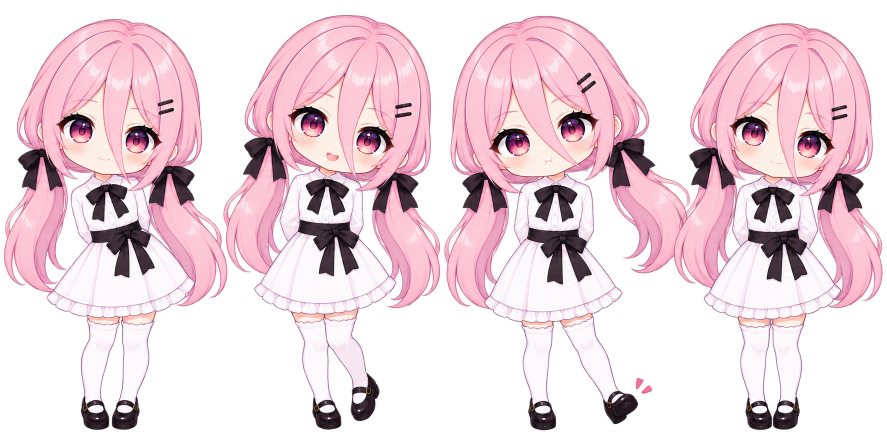
#> input picture generated_images/body_bored.png, 1774 x 887 px (shown at 1/2 size)
$ python scale_overlay.py -f ../generated_images -s 1.0
#> lines starting #> are read from the running program, lines starting #| are printed output that depends on the picture
"""
Project Wisp — Standalone Overlay & Pupil Rescaler Tool
======================================================
Rescales already sliced 512x512 overlay sprites (pupils, faces, props)
by a customizable multiplier without modifying or breaking any existing
core pipeline scripts.

Usage:
  .venv/bin/python scripts/scale_overlay.py --folder public/assets/sprites/faces/pupils --scale 0.65
  .venv/bin/python scripts/scale_overlay.py --folder public/assets/sprites/faces/pupils --scale 0.70 --offset-y -5
  .venv/bin/python scripts/scale_overlay.py --help
"""

import argparse
import glob
import os
import sys
from PIL import Image

try:
    RESAMPLE_FILTER = Image.Resampling.LANCZOS
except AttributeError:
    RESAMPLE_FILTER = Image.LANCZOS


def rescale_sprites_in_folder(
    folder_path: str,
    scale_factor: float,
    offset_x: int = 0,
    offset_y: int = 0,
    backup: bool = True,
) -> int:
    """
    Finds all PNG files in folder_path, crops to non-transparent bbox,
    rescales by scale_factor, and pastes back centered (with optional offset)
    onto a 512x512 transparent canvas.
    """
#> called with folder_path = '../generated_images', scale_factor = 1, offset_x = 0, offset_y = 0, backup = True
    if not os.path.isdir(folder_path):
        print(f"[ERROR] Directory not found: {folder_path}", file=sys.stderr)
        return 0

    png_files = sorted(glob.glob(os.path.join(folder_path, "*.png")))
    if not png_files:
        print(f"[WARN] No PNG files found in {folder_path}")
        return 0

    processed_count = 0

    for file_path in png_files:
        if file_path.endswith(".bak.png") or file_path.endswith(".bak"):
            continue

        try:
            img = Image.open(file_path).convert("RGBA")
#> img is the input picture: PIL image 1774x887 RGBA; mean R, G, B, A 131.3, 107.2, 115.1, 136
            bbox = img.getbbox()
#> bbox = (0, 0, 1774, 869)
            if not bbox:
                continue

            orig_cx = (bbox[0] + bbox[2]) // 2
#> orig_cx = 887
            orig_cy = (bbox[1] + bbox[3]) // 2
#> orig_cy = 434

            cropped = img.crop(bbox)
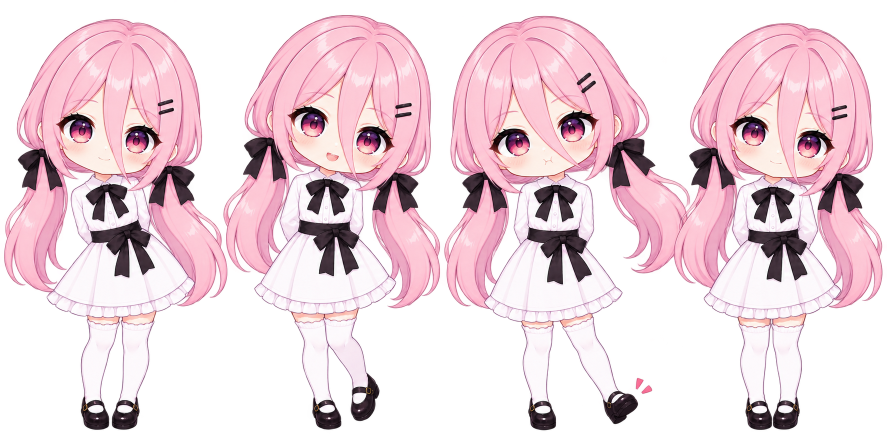
#> cropped: PIL image 1774x869 RGBA (shown at 1/2 size); mean R, G, B, A 134, 109.4, 117.5, 138.8; transparent parts drawn white
            cw, ch = cropped.size
#> cw = 1774; ch = 869

            new_w = max(1, int(round(cw * scale_factor)))
#> new_w = 1774
            new_h = max(1, int(round(ch * scale_factor)))
#> new_h = 869

            resized = cropped.resize((new_w, new_h), RESAMPLE_FILTER)

            # Center at original center plus optional offset
            target_cx = orig_cx + offset_x
#> target_cx = 887
            target_cy = orig_cy + offset_y
#> target_cy = 434

            pos_x = target_cx - (new_w // 2)
#> pos_x = 0
            pos_y = target_cy - (new_h // 2)
#> pos_y = 0

            canvas = Image.new("RGBA", img.size, (0, 0, 0, 0))
#> canvas: PIL image 1774x887 RGBA; every value is 0
            canvas.paste(resized, (pos_x, pos_y), resized)

            bak_path = file_path + ".bak.png"
            if backup and not os.path.exists(bak_path):
                img.save(bak_path, format="PNG")

            canvas.save(file_path, "PNG")
            processed_count += 1
            print(f"  [OK] Rescaled: {os.path.basename(file_path)} ({cw}x{ch} -> {new_w}x{new_h})")
#|   [OK] Rescaled: body_bored.png (1774x869 -> 1774x869)

        except Exception as e:
            print(f"  [FAIL] Could not process {file_path}: {e}", file=sys.stderr)
#> pass 2 of the loop in rescale_sprites_in_folder, `for file_path in png_files:`:
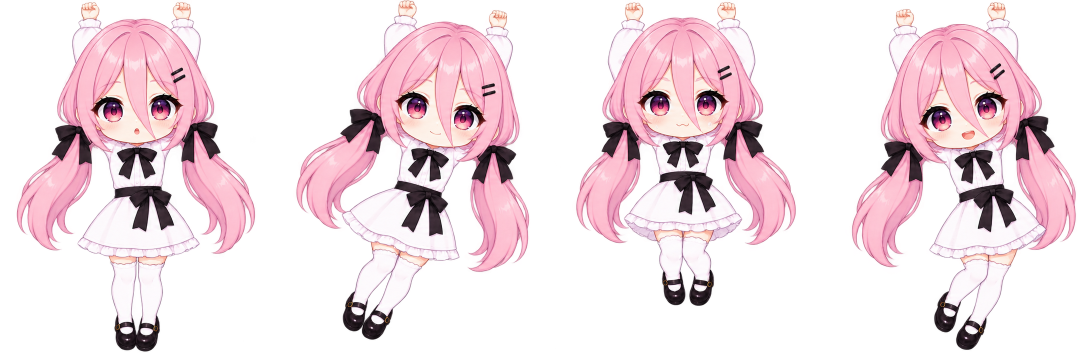
#> input picture generated_images/body_ceiling_hang.png, 2172 x 724 px (shown at 1/2 size)
#> in rescale_sprites_in_folder, img is the input picture: PIL image 2172x724 RGBA; mean R, G, B, A 99.3, 79.8, 86.2, 98.3
#> bbox = (25, 0, 2159, 708)
#> orig_cx = 1092
#> orig_cy = 354
#> in rescale_sprites_in_folder, `cropped = img.crop(bbox)`:
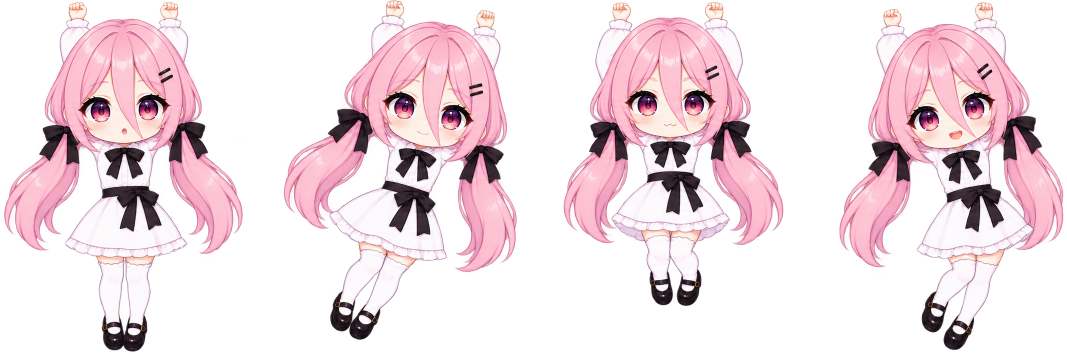
#> cropped: PIL image 2134x708 RGBA (shown at 1/2 size); mean R, G, B, A 103.4, 83.1, 89.7, 102.3; transparent parts drawn white
#> target_cx = 1092
#> target_cy = 354
#> pos_x = 25
#|   [OK] Rescaled: body_ceiling_hang.png (2134x708 -> 2134x708)

    return processed_count


def main():
    parser = argparse.ArgumentParser(description="Standalone sprite rescaler for Project Wisp.")
    parser.add_argument(
        "--folder",
        "-f",
        type=str,
        required=True,
        help="Path to folder containing 512x512 sprites to rescale (e.g. public/assets/sprites/faces/pupils)",
    )
    parser.add_argument(
        "--scale",
        "-s",
        type=float,
        required=True,
        help="Scale multiplier (e.g. 0.65 for 65%% of current size, 0.70 for 70%%)",
    )
    parser.add_argument(
        "--offset-x",
        "-x",
        type=int,
        default=0,
        help="Horizontal shift in pixels (negative = left, positive = right)",
    )
    parser.add_argument(
        "--offset-y",
        "-y",
        type=int,
        default=0,
        help="Vertical shift in pixels (negative = up, positive = down)",
    )
    parser.add_argument(
        "--no-backup",
        action="store_true",
        help="Do not create .bak.png backup files",
    )

    args = parser.parse_args()
    print(f"=== Scaling sprites in: {args.folder} (scale: {args.scale}, offset: ({args.offset_x}, {args.offset_y})) ===")
    count = rescale_sprites_in_folder(
        folder_path=args.folder,
        scale_factor=args.scale,
        offset_x=args.offset_x,
        offset_y=args.offset_y,
        backup=not args.no_backup,
    )
    print(f"Done! {count} sprite(s) updated.")


if __name__ == "__main__":
    main()
